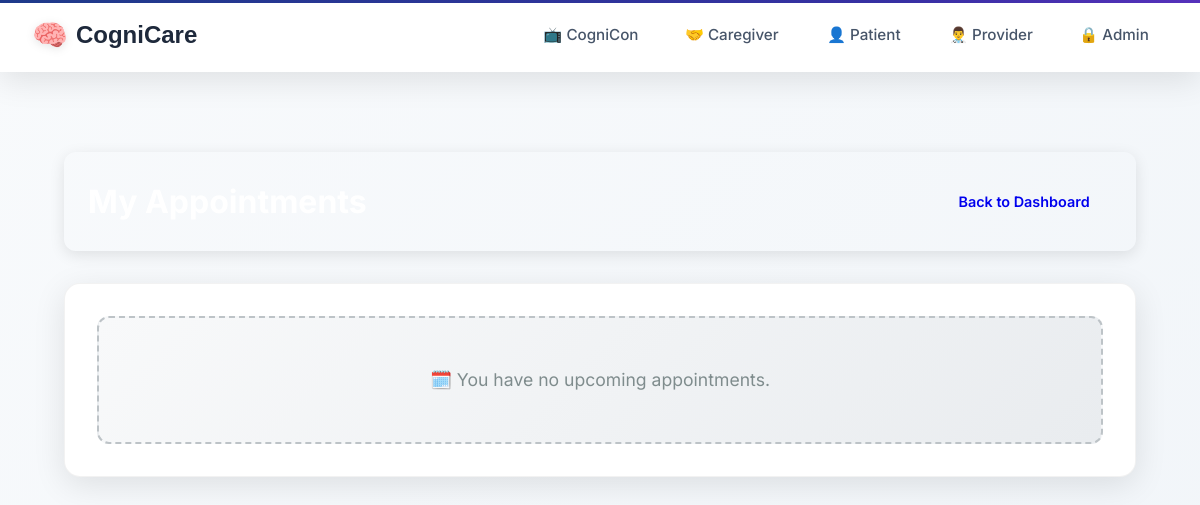
Page /taskmanager/patient/appointments/ (signed in) on the earlier database version.
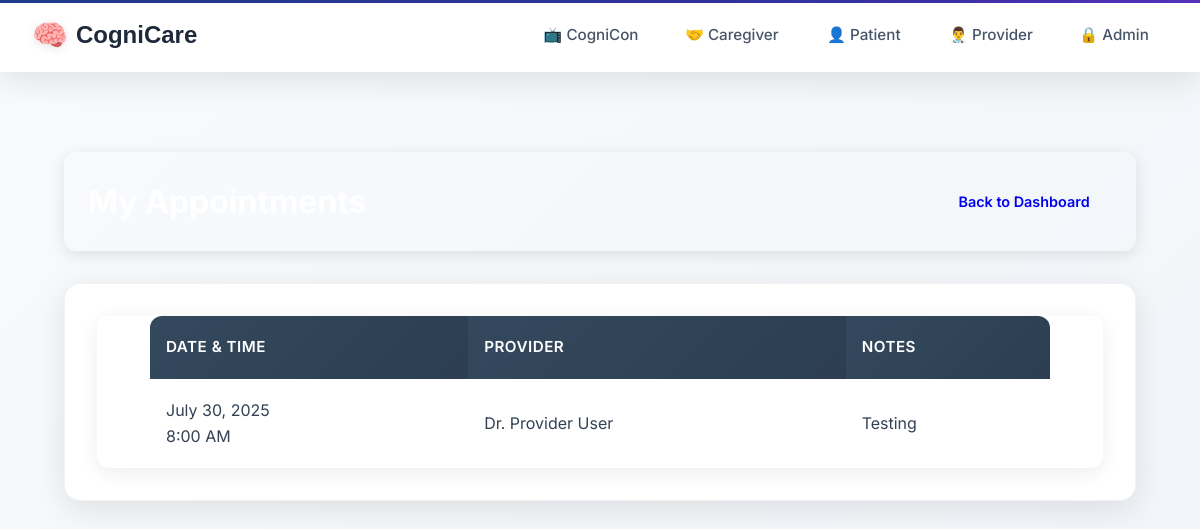
Same page on the later database version.
### taskmanager/models.py (models this page shows, shortened)
class Appointment(models.Model):
    provider = models.ForeignKey(UserProfile, on_delete=models.CASCADE, related_name='provided_appointments')
    patient = models.ForeignKey(UserProfile, on_delete=models.CASCADE, related_name='appointments')
    datetime = models.DateTimeField()
    notes = models.TextField(blank=True)
    created_at = models.DateTimeField(auto_now_add=True)
    class Meta:
        ordering = ['datetime']

### users/models.py (models this page shows, shortened)
class UserProfile(models.Model):
    USER_TYPES = (
        ('admin', 'Administrator'),  # Admin users
        ('provider', 'Healthcare Provider'),  # Docs + Nurses
        ('caregiver', 'Caregiver'),  # Caregivers
        ('patient', 'Patient'),  # All patients
    )
    user = models.OneToOneField(User, on_delete=models.CASCADE, related_name='profile')  # each user must have a profile
    user_type = models.CharField(max_length=20, choices=USER_TYPES)  # set specific user role
    provider = models.ForeignKey('self', on_delete=models.SET_NULL, null=True, blank=True,
                                related_name='managed_patients', limit_choices_to={'user_type': 'provider'})  # provider link
    patient = models.ForeignKey('self', on_delete=models.SET_NULL, null=True, blank=True,
                               related_name='caregivers', limit_choices_to={'user_type': 'patient'})  # patienr link
    linked_patients = models.ManyToManyField(
        'self',
        symmetrical=False,
        related_name='linked_caregivers',
        limit_choices_to={'user_type': 'patient'},
        blank=True,
        help_text="Patients this caregiver can access"  # Caregivers can see these patients
    )

### taskmanager/views.py (the view)
# urls.py: path('patient/appointments/', views.patient_appointments, name='patient_appointments'),
@login_required
def patient_appointments(request):
    if not hasattr(request.user, 'profile') or request.user.profile.user_type != 'patient':
        messages.error(request, 'You do not have permission to view appointments.')
        return redirect('home')
    appointments = Appointment.objects.filter(patient=request.user.profile).order_by('datetime')
    return render(request, 'appointments/patient_appointments.html', {
        'appointments': appointments,
        'user_type': 'Patient'
    })

### templates/appointments/patient_appointments.html (shortened to what this page needs)
{% extends 'layouts/base.html' %}
{% block content %}
<div class="dashboard-container">
    <div class="dashboard-header dashboard-header-plain">
        <h1>My Appointments</h1>
        <a href="{% url 'patient_dashboard' %}" class="action-btn outline-btn">Back to Dashboard</a>
    </div>
    <div class="dashboard-section">
        {% if appointments %}
            <div class="table-container">
                <table class="enhanced-table">
                    <thead>
                        <tr>
                            <th>Date & Time</th>
                            <th>Provider</th>
                            <th>Notes</th>
                        </tr>
                    </thead>
                    <tbody>
                        {% for appt in appointments %}
                        <tr>
                            <td class="appointment-datetime">
                                {{ appt.datetime|date:"F j, Y" }}
                                <br>
                                <span class="time">{{ appt.datetime|date:"g:i A" }}</span>
                            </td>
                            <td>Dr. {{ appt.provider.user.get_full_name }}</td>
                            <td>{{ appt.notes|default:"No notes provided." }}</td>
                        </tr>
                        {% endfor %}
                    </tbody>
                </table>
            </div>
        {% else %}
            <div class="empty-state">
                <p>🗓️ You have no upcoming appointments.</p>
            </div>
        {% endif %}
    </div>
</div>
{% endblock %}

Differences in the rows shown:
added Appointment: datetime "July 30, 2025", datetime "8:00 AM", provider.user.get_full_name "Provider User", notes "Testing"
Other differences:
text no longer shown: "🗓️ You have no upcoming appointments."
text now shown: "DATE & TIME PROVIDER NOTES"
